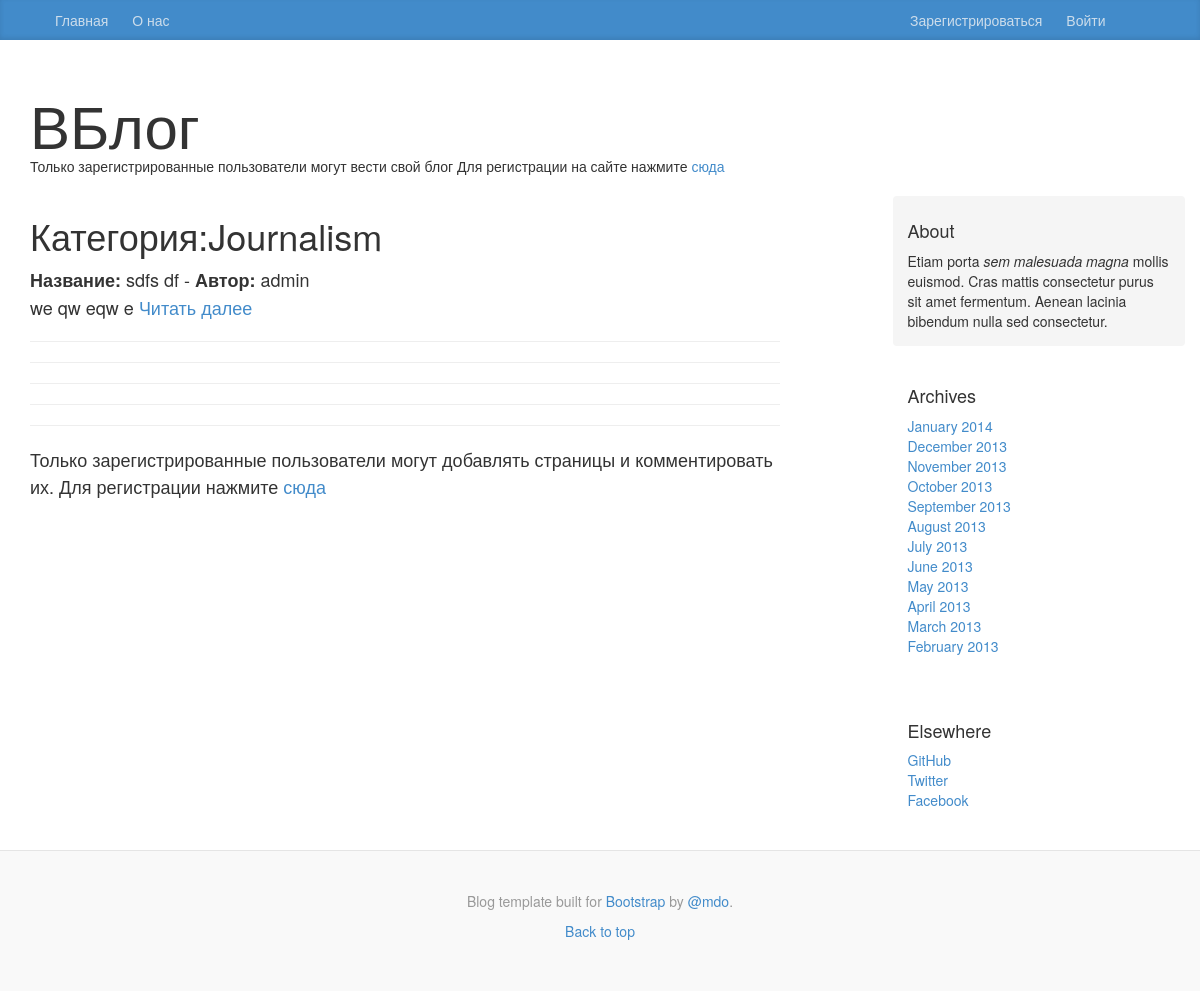
Screenshot of /blog/show_category/journalism/ with the database file from the repository.
### blog/models.py (models this page shows, shortened)
class Category(models.Model):
    name = models.CharField(max_length=254,unique=True)
    slug = models.SlugField(unique=True)
    note_number = models.IntegerField(default=0)
    class Meta:
        verbose_name_plural = 'categories'

class Page(models.Model):
    category = models.ForeignKey(Category)
    id = models.IntegerField(primary_key=True)
    title = models.CharField(max_length=128)
    author = models.CharField(max_length=128)
    date_print = models.DateTimeField(auto_now_add=True)
    content = models.CharField(max_length=5000,)
    views = models.IntegerField(default=0)
    likes = models.ManyToManyField(User, related_name='likes',default=0)
    dislikes = models.ManyToManyField(User, related_name='dislikes',default=0)
    favorite = models.BooleanField(default=False)

### blog/views.py (the view)
# urls.py: url(r'^show_category/(?P<category_name_slug>[\w\-]+)/$', views.show_category, name='show_category'),
def show_category(request, category_name_slug):
    context_dict = {}
    try:
        category = Category.objects.get(slug=category_name_slug)
        pages = Page.objects.filter(category=category)
        context_dict['category'] = category
        context_dict['pages'] = pages
    except:
        context_dict['category'] = None
        context_dict['pages'] = None
    return render(request, 'blog/show_category.html', context_dict)

### template/blog/show_category.html (shortened to what this page needs)
{% extends 'blog/base.html' %}
{% block body_block%}
    {% if category %}
        <strong><h1>Категория:{{ category.name }}</h1></strong>
        {% if pages %}
            {% for page in pages %}
                    <strong>Название:</strong> {{ page.title }} - <strong>Автор:</strong> {{ page.author }}<br>
                                   {{ page.content }}<a href="{% url 'show_page' page.id %}"> Читать далее</a><br>
            {% endfor %}
        {% else %}
            В этой категории нет заметок<br>
            Но можно быть <strong>первым</strong><br>
            ККнопка для добавления снизу;)
        {% endif %}
    {% else %}
        Нет страниц
    {% endif %}
    <hr>
    <hr>
    <hr>
    <hr>
    <hr>
    {% if  user.is_authenticated %}
        <a href="{%  url 'add_page' category.slug %}"><strong><i class="fa fa-file fa-3x" aria-hidden="true"></i></strong></a>
    {% else %}
        Только зарегистрированные пользователи могут добавлять страницы и комментировать их.
        Для регистрации нажмите <a href="{% url 'registration_register' %}">сюда</a>
    {% endif %}
{% endblock %}

### static/css/blog.css (style rules this page uses)
body { font-family: Georgia, "Times New Roman", Times, serif; color: #555; }
h1, .h1, h2, .h2, h3, .h3, h4, .h4, h5, .h5, h6, .h6 { margin-top: 0; font-family: "Helvetica Neue", Helvetica, Arial, sans-serif; font-weight: normal; color: #333; }

### rows the page displays
Category: name "Journalism"
Page: title "sdfs df", author "admin", content "we qw eqw e"
